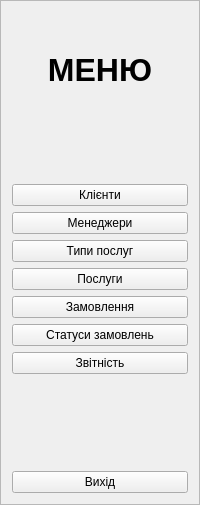
      <widget class="QFrame" name="frame_main_menu">
       <property name="frameShape">
        <enum>QFrame::StyledPanel</enum>
       </property>
       <property name="frameShadow">
        <enum>QFrame::Raised</enum>
       </property>
       <layout class="QVBoxLayout" name="verticalLayout">
        <item>
         <spacer name="verticalSpacer_3">
          <property name="orientation">
           <enum>Qt::Vertical</enum>
          </property>
          <property name="sizeHint" stdset="0">
           <size>
            <width>20</width>
            <height>40</height>
           </size>
          </property>
         </spacer>
        </item>
        <item>
         <widget class="QLabel" name="label">
          <property name="font">
           <font>
            <pointsize>24</pointsize>
            <bold>true</bold>
           </font>
          </property>
          <property name="text">
           <string>МЕНЮ</string>
          </property>
          <property name="alignment">
           <set>Qt::AlignCenter</set>
          </property>
         </widget>
        </item>
        <item>
         <spacer name="verticalSpacer">
          <property name="orientation">
           <enum>Qt::Vertical</enum>
          </property>
          <property name="sizeHint" stdset="0">
           <size>
            <width>20</width>
            <height>90</height>
           </size>
          </property>
         </spacer>
        </item>
        <item>
         <widget class="QPushButton" name="pushButton_clients">
          <property name="text">
           <string>Клієнти</string>
          </property>
          <property name="checkable">
           <bool>true</bool>
          </property>
          <property name="checked">
           <bool>false</bool>
          </property>
          <property name="autoRepeat">
           <bool>false</bool>
          </property>
          <property name="autoExclusive">
           <bool>true</bool>
          </property>
          <property name="flat">
           <bool>false</bool>
          </property>
         </widget>
        </item>
        <item>
         <widget class="QPushButton" name="pushButton_managers">
          <property name="text">
           <string>Менеджери</string>
          </property>
          <property name="checkable">
           <bool>true</bool>
          </property>
          <property name="checked">
           <bool>false</bool>
          </property>
          <property name="autoExclusive">
           <bool>true</bool>
          </property>
          <property name="flat">
           <bool>false</bool>
          </property>
         </widget>
        </item>
        <item>
         <widget class="QPushButton" name="pushButton_type_of_services">
          <property name="text">
           <string>Типи послуг</string>
          </property>
          <property name="checkable">
           <bool>true</bool>
          </property>
          <property name="checked">
           <bool>false</bool>
          </property>
          <property name="autoExclusive">
           <bool>true</bool>
          </property>
          <property name="flat">
           <bool>false</bool>
          </property>
         </widget>
        </item>
        <item>
         <widget class="QPushButton" name="pushButton_services">
          <property name="text">
           <string>Послуги</string>
          </property>
          <property name="checkable">
           <bool>true</bool>
          </property>
          <property name="autoExclusive">
           <bool>true</bool>
          </property>
          <property name="flat">
           <bool>false</bool>
          </property>
         </widget>
        </item>
        <item>
         <widget class="QPushButton" name="pushButton_orders">
          <property name="text">
           <string>Замовлення</string>
          </property>
          <property name="checkable">
           <bool>true</bool>
          </property>
          <property name="autoExclusive">
           <bool>true</bool>
          </property>
          <property name="flat">
           <bool>false</bool>
          </property>
         </widget>
        </item>
        <item>
         <widget class="QPushButton" name="pushButton_statuses">
          <property name="text">
           <string>Статуси замовлень</string>
          </property>
          <property name="checkable">
           <bool>true</bool>
          </property>
          <property name="autoExclusive">
           <bool>true</bool>
          </property>
          <property name="flat">
           <bool>false</bool>
          </property>
         </widget>
        </item>
        <item>
         <widget class="QPushButton" name="pushButton">
          <property name="text">
           <string>Звітність</string>
          </property>
          <property name="checkable">
           <bool>true</bool>
          </property>
          <property name="autoExclusive">
           <bool>true</bool>
          </property>
         </widget>
        </item>
        <item>
         <spacer name="verticalSpacer_2">
          <property name="orientation">
           <enum>Qt::Vertical</enum>
          </property>
          <property name="sizeHint" stdset="0">
           <size>
            <width>20</width>
            <height>91</height>
           </size>
          </property>
         </spacer>
        </item>
        <item>
         <widget class="QPushButton" name="pushButton_exit">
          <property name="text">
           <string>Вихід</string>
          </property>
          <property name="checkable">
           <bool>false</bool>
          </property>
          <property name="autoExclusive">
           <bool>false</bool>
          </property>
          <property name="flat">
           <bool>false</bool>
          </property>
         </widget>
        </item>
       </layout>
      </widget>
